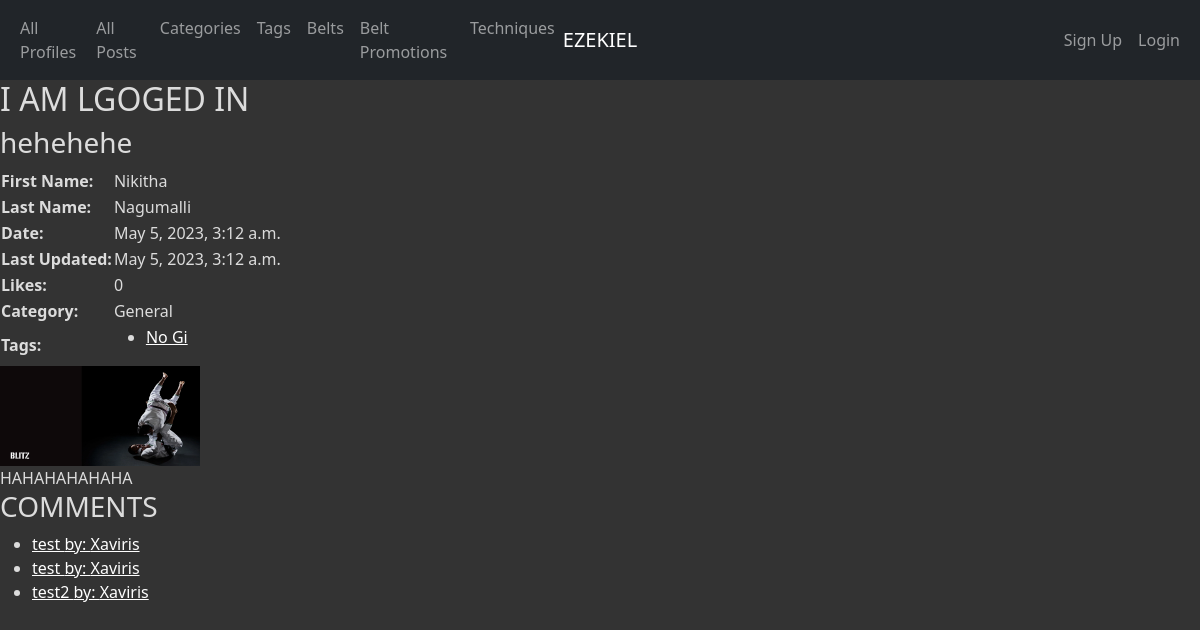
/posts/3/, run on the app's committed database.
### app_info/models.py (models this page shows, shortened)
class Post(models.Model):
    post_id = models.AutoField(primary_key=True)
    text = models.TextField()
    image = models.ImageField(default="")
    created_at = models.DateTimeField(auto_now_add=True)
    updated_at = models.DateTimeField(auto_now=True)
    likes = models.IntegerField(default=0)
    title = models.CharField(max_length=45)
    subtitle = models.CharField(max_length=45)
    profile = models.ForeignKey(Profile, related_name='posts', on_delete=models.CASCADE)
    categories = models.ForeignKey(Category, related_name='posts', on_delete=models.CASCADE)
    tags = models.ManyToManyField(Tag)
    class Meta:
        ordering = ['title']

class Profile(AbstractUser):
    profile_id = models.AutoField(primary_key=True)
    first_name = models.CharField(max_length=45)
    last_name = models.CharField(max_length=45)
    join_date = models.DateTimeField(default=timezone.now)
    profile_picture = models.ImageField(default="")
    banner_picture = models.ImageField(default="")
    belt = models.ForeignKey(Belt, related_name='profiles', on_delete=models.PROTECT)
    class Meta:
        ordering = ['first_name']

class Category(models.Model):
    category_id = models.AutoField(primary_key=True)
    name = models.CharField(max_length=45)
    def __str__(self):
        return '%s' % (self.name)
    class Meta:
        ordering = ['name']

class Tag(models.Model):
    tag_id = models.AutoField(primary_key=True)
    name = models.CharField(max_length=45)
    def get_absolute_url(self):
        return reverse('app_info_tag_detail_urlpattern',
                       kwargs={'pk': self.pk}
                       )
    class Meta:
        ordering = ['name']

class Comment(models.Model):
    comment_id = models.AutoField(primary_key=True)
    text = models.TextField(default='')
    profile = models.ForeignKey(Profile, related_name='comments', on_delete=models.PROTECT)
    post = models.ForeignKey(Post, related_name='comments', on_delete=models.PROTECT)
    likes = models.IntegerField(default=0)
    class Meta:
        ordering = ['text']

### app_info/views.py (the view, shortened to what this page needs)
class PostDetail(FormMixin, DetailView):
    model = Post
    form_class = CommentForm
    def get_context_data(self, **kwargs):
        context = super(DetailView, self).get_context_data(**kwargs)
        post = self.get_object()
        text = post.text
        image = post.image
        created_at = post.created_at
        updated_at = post.updated_at
        likes = post.likes
        title = post.title
        subtitle = post.subtitle
        profile = post.profile
        categories = post.categories
        tags = post.tags.all()
        comments = post.comments.all()
        context['form'] = self.get_form()
        context['text'] = text
        context['image'] = image
        context['created_at'] = created_at
        context['updated_at'] = updated_at
        context['likes'] = likes
        context['title'] = title
        context['subtitle'] = subtitle
        context['profile'] = profile
        context['categories'] = categories
        context['tags'] = tags
        context['comments'] = comments
        return context

### app_info/templates/app_info/post_detail.html (shortened to what this page needs)
{% extends 'app_info/base.html' %}
{% block content %}
    <section class="page-content">
    <h2>{{ post.title }}</h2>
    <h3>{{ post.subtitle }}</h3>
    <section>
        <table>
            <tr>
                <th>First Name:</th>
                <td>{{ post.profile.first_name }}</td>
            </tr>
            <tr>
                <th>Last Name:</th>
                <td>{{ post.profile.last_name }}</td>
            </tr>
            <tr>
                <th>Date:</th>
                <td>{{ post.created_at }}</td>
            </tr>
            <tr>
                <th>Last Updated:</th>
                <td>{{ post.updated_at }}</td>
            </tr>
            <tr>
                <th>Likes:</th>
                <td>{{ post.likes }}</td>
            </tr>
            <tr>
                <th>Category:</th>
                <td>{{ post.categories }}</td>
            </tr>
            <tr>
                <th>Tags:</th>
                <td>
                    <ul>
                        {% for tag in tags %}
                        <li>
                            <a href="{{ tag.get_absolute_url }}">{{ tag.name }}</a>
                        </li>
                        {% empty %}
                        <li><em>There are no tags for this post</em></li>
                        {% endfor %}
                    </ul>
                </td>
            </tr>
        </table>
    </section>
    <section>
        <img src="{{ post.image.url }}" class="img-responsive" style="width: 200px; height: 100px;" />
    </section>
    <section>
        <div>{{ post.text }}</div>
    </section>
    <section>
        <h3>COMMENTS</h3>
            <ul>
            {% for comment in comments %}
            <li>
                <a href="">{{ comment.text }} by: {{ comment.profile.username }}</a>
            </li>
            {% empty %}
            <li><em>There are no comments for this post</em></li>
            {% endfor %}
        </ul>
    </section>
    </section>
{% endblock %}

### static/app_info/cover.css (style rules this page uses)
a, a:focus, a:hover { color: #fff; }
html, body { height: 100%; background-color: #333; }
div, h2, h3, em, li, span, label, td, th { color: gainsboro; }
.page-content { display: -ms-flexbox; display: -webkit-box; display: flex; flex-direction: column; }

### data on the page
Post: title "I AM LGOGED IN", subtitle "hehehehe", profile.first_name "Nikitha", profile.last_name "Nagumalli", created_at "May 5, 2023, 3:12 a.m.", updated_at "May 5, 2023, 3:12 a.m.", likes "0", categories "General", image (picture), text "HAHAHAHAHAHA"
Tag: name "No Gi"
Comment: text "test", profile.username "Xaviris"
Comment: text "test", profile.username "Xaviris"
Comment: text "test2", profile.username "Xaviris"
